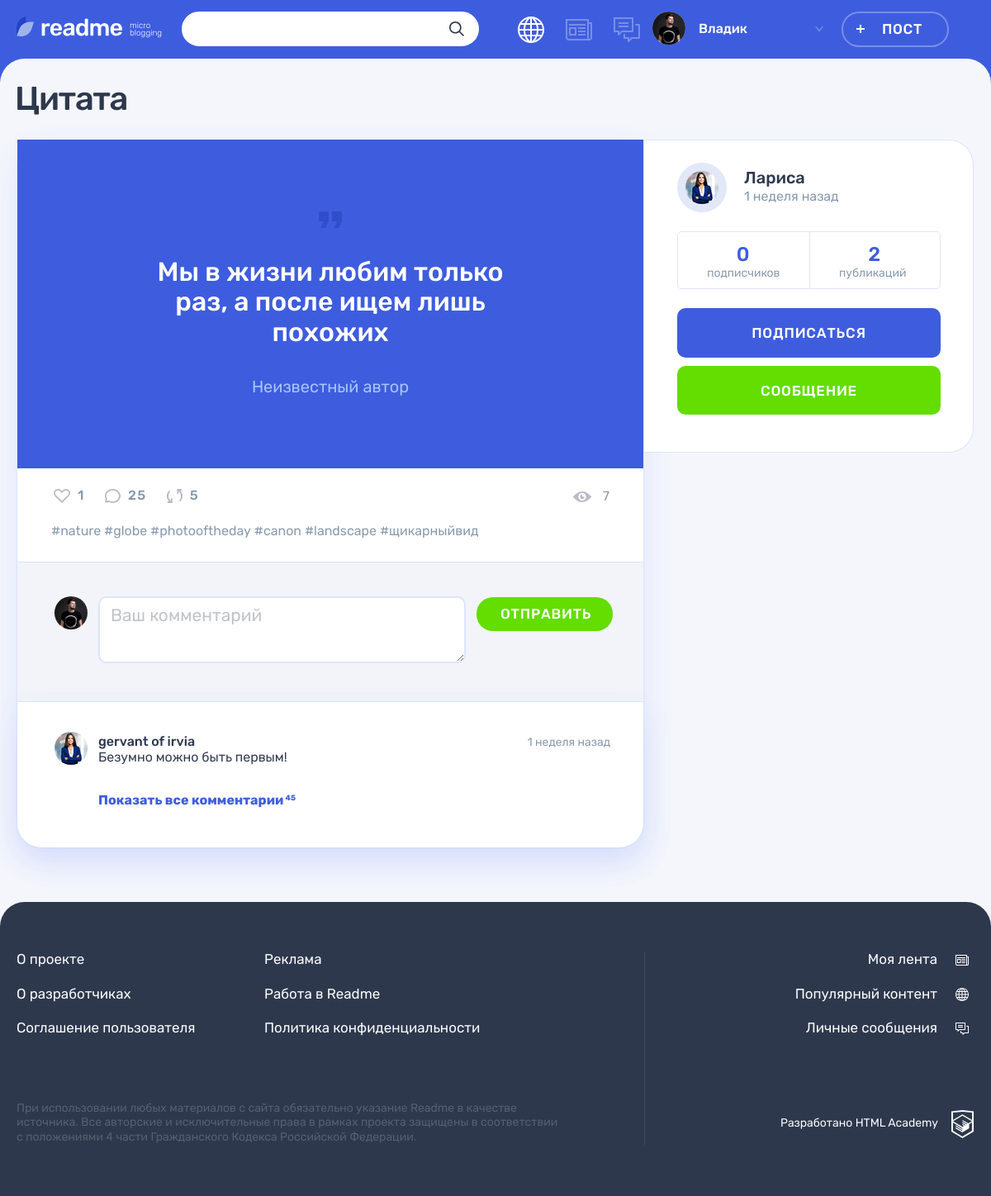
The page /post.php?id=1 (signed in) on the database its author committed.
### tables this page shows
CREATE TABLE posts (
                     id INT AUTO_INCREMENT PRIMARY KEY,
                     title VARCHAR(128) NOT NULL,
                     text TEXT DEFAULT NULL,
                     quote_auth VARCHAR(128) DEFAULT NULL,
                     img TEXT DEFAULT NULL,
                     video TEXT DEFAULT NULL,
                     link TEXT DEFAULT NULL,
                     views INT DEFAULT 0,
                     original_id INT DEFAULT NULL,
                     user_id INT NOT NULL,
                     content_type_id INT NOT NULL,
                     dt_add TIMESTAMP DEFAULT CURRENT_TIMESTAMP,
                     FOREIGN KEY (content_type_id) REFERENCES content_type(id),
                     FOREIGN KEY (user_id) REFERENCES users (id),
                     FOREIGN KEY (original_id) REFERENCES posts (id)
);

CREATE TABLE comments (
                        id INT AUTO_INCREMENT PRIMARY KEY,
                        dt_add TIMESTAMP DEFAULT CURRENT_TIMESTAMP,
                        content TEXT NOT NULL,
                        user_id INT NOT NULL,
                        FOREIGN KEY (user_id) REFERENCES users (id),
                        post_id INT NOT NULL,
                        FOREIGN KEY (post_id) REFERENCES posts (id)
);

CREATE TABLE users (
                     id INT AUTO_INCREMENT PRIMARY KEY,
                     email VARCHAR(320) NOT NULL,
                     password CHAR(64) NOT NULL,
                     login VARCHAR(320) NOT NULL,
                     dt_add TIMESTAMP DEFAULT CURRENT_TIMESTAMP,
                     avatar TEXT DEFAULT NULL,
                     UNIQUE INDEX UI_email (email),
                     UNIQUE INDEX UI_login (login)
);

### helpers.php (called while the page is built, shortened)
<?php
function get_noun_plural_form(int $number, string $one, string $two, string $many): string
{
    $number = (int)$number;
    $mod10 = $number % 10;
    $mod100 = $number % 100;
    switch (true) {
        case ($mod10 === 1):
            return $one;
    }
}
function include_template($name, array $data = [])
{
    $name = 'templates/' . $name;
    extract($data);
    require $name;
    $result = ob_get_clean();
    return $result;
}

### functions.php (called while the page is built, shortened)
<?php
require_once 'helpers.php';
function show_past_time($time): string
{
    $post_date = strtotime($time);
    $cur_date = strtotime('now');
    $diff = $cur_date - $post_date;
    if ($diff < SECONDS_IN_HOUR) {
        $divider = SECONDS_IN_MIN;
        $form = ['минута', 'минуты', 'минут'];
    } else if ($diff < SECONDS_IN_DAY) {
        $divider = SECONDS_IN_HOUR;
        $form = ['час', 'часа', 'часов'];
    } else if ($diff < SECONDS_IN_WEEK) {
        $divider = SECONDS_IN_DAY;
        $form = ['день', 'дня', 'дней'];
    } else if ($diff < SECONDS_IN_MONTH) {
        $divider = SECONDS_IN_WEEK;
        $form = ['неделя', 'недели', 'недель'];
    } else {
        $divider = SECONDS_IN_MONTH;
        $form = ['месяц', 'месяца', 'месяцев'];
    }
    $diff /= $divider;
    $diff = floor($diff);
    return $diff . ' ' . get_noun_plural_form($diff, $form[0], $form[1], $form[2]) . ' назад';
}
function getPostVal($name): ?string
{
    return $_POST[$name] ?? "";
}
function get_user ($db_connection, $user_id): array
{
    $sql = 'SELECT id, login, avatar, dt_add' .
        ' FROM users u' .
        ' WHERE id = ?;';
    $stmt = mysqli_prepare($db_connection, $sql);
    mysqli_stmt_bind_param($stmt, 'i', $user_id);
    mysqli_stmt_execute($stmt);
    $result = mysqli_stmt_get_result($stmt);
    return mysqli_fetch_assoc($result);
}
function get_user_info ($db_connection, $user_id): array
{
    $sql = 'SELECT (SELECT COUNT(p.id)' .
        ' FROM posts p' .
        ' WHERE p.user_id = u.id)' .
        ' AS posts_count,' .
        '(SELECT COUNT(follower_id)' .
        ' FROM subscribes s' .
        ' WHERE s.follow_id = u.id)' .
        ' AS subscribers_count' .
        ' FROM posts p' .
        ' JOIN users u ON p.user_id = u.id' .
        ' WHERE u.id = ?' .
        ' GROUP BY posts_count, subscribers_count;';
    $stmt = mysqli_prepare($db_connection, $sql);
    mysqli_stmt_bind_param($stmt, 'i', $user_id);
    mysqli_stmt_execute($stmt);
    $result = mysqli_stmt_get_result($stmt);
    return mysqli_fetch_assoc($result);
}

### templates/post_templates/post-window.php (the view, shortened to what this page needs)
<main class="page__main page__main--publication">
    <div class="container">
        <h1 class="page__title page__title--publication"><?= htmlspecialchars($post['title']) ?></h1>
        <section class="post-details">
            <div class="post-details__wrapper post-photo">
                <div class="post-details__main-block post post--details">
                    <?php switch ($post['type']) {
                        case 'quote':
                            echo include_template('post_templates/post_window_types/post-quote.php', ['post' => $post]);
                            break;
                    }
                    ?>
                    <div class="post__indicators">
                        <div class="post__buttons">
                            <a class="post__indicator post__indicator--likes button" href="likes.php?id=<?= $post['id'] ?>" title="Лайк">
                                <svg class="post__indicator-icon" width="20" height="17">
                                    <use xlink:href="#icon-heart"></use>
                                </svg>
                                <span><?= $post['likes'] ?></span>
                            </a>
                            <a class="post__indicator post__indicator--comments button" href="#" title="Комментарии">
                                <svg class="post__indicator-icon" width="19" height="17">
                                    <use xlink:href="#icon-comment"></use>
                                </svg>
                                <span>25</span>
                            </a>
                            <a class="post__indicator post__indicator--repost button" href="#" title="Репост">
                                <svg class="post__indicator-icon" width="19" height="17">
                                    <use xlink:href="#icon-repost"></use>
                                </svg>
                                <span>5</span>
                            </a>
                        </div>
                        <span class="post__view"><?= $post['views'] ?></span>
                    </div>
                    <ul class="post__tags">
                        <li><a href="#">#nature</a></li>
                        <li><a href="#">#globe</a></li>
                        <li><a href="#">#photooftheday</a></li>
                        <li><a href="#">#canon</a></li>
                        <li><a href="#">#landscape</a></li>
                        <li><a href="#">#щикарныйвид</a></li>
                    </ul>
                    <div class="comments">
                        <form class="comments__form form" action="post.php?id=<?= $post['id'] ?>" method="post">
                            <div class="comments__my-avatar">
                                <img class="comments__picture" src="img/userpic-medium.jpg" alt="Аватар пользователя">
                            </div>
                            <?php $classname = isset($validation_errors['comment']) ? '--error' : ''; ?>
                            <div class="form__input-section form__input-section<?= $classname ?>">
                                <textarea class="comments__textarea form__textarea form__input" name="comment" value="<?= getPostVal('text')?>" placeholder="Ваш комментарий"></textarea>
                            </div>
                            <button class="comments__submit button button--green" type="submit">Отправить</button>
                        </form>
                        <div class="comments__list-wrapper">
                            <ul class="comments__list">
                                <?php foreach ($comments as $comment): ?>
                                <li class="comments__item user">
                                    <div class="comments__avatar">
                                        <a class="user__avatar-link" href="#">
                                            <img class="comments__picture" src="img/userpic-larisa.jpg" alt="Аватар пользователя">
                                        </a>
                                    </div>
                                    <div class="comments__info">
                                        <div class="comments__name-wrapper">
                                            <a class="comments__user-name" href="#">
                                                <span><?= $comment['login'] ?></span>
                                            </a>
                                            <time class="comments__time" datetime="2019-03-20"><?= show_past_time($comment['dt_add']) ?></time>
                                        </div>
                                        <p class="comments__text">
                                            <?= $comment['content'] ?>
                                        </p>
                                    </div>
                                </li>
                                <?php endforeach; ?>
                            </ul>
                            <a class="comments__more-link" href="#">
                                <span>Показать все комментарии</span>
                                <sup class="comments__amount">45</sup>
                            </a>
                        </div>
                    </div>
                </div>
                <div class="post-details__user user">
                    <div class="post-details__user-info user__info">
                        <div class="post-details__avatar user__avatar">
                            <a class="post-details__avatar-link user__avatar-link" href="#">
                                <img class="post-details__picture user__picture" src="img/<?= $this_user['avatar'] ?>" alt="Аватар пользователя">
                            </a>
                        </div>
                        <div class="post-details__name-wrapper user__name-wrapper">
                            <a class="post-details__name user__name" href="users_profile.php?id=<?= $this_user['id'] ?>">
                                <span><?= $this_user['login'] ?></span>
                            </a>
                            <time class="post-details__time user__time" datetime="2014-03-20"><?= show_past_time($this_user['dt_add']) ?></time>
                        </div>
                    </div>
                    <div class="post-details__rating user__rating">
                        <p class="post-details__rating-item user__rating-item user__rating-item--subscribers">
                            <span class="post-details__rating-amount user__rating-amount"><?= $user_info['subscribers_count'] ?></span>
                            <span class="post-details__rating-text user__rating-text">подписчиков</span>
                        </p>
                        <p class="post-details__rating-item user__rating-item user__rating-item--publications">
                            <span class="post-details__rating-amount user__rating-amount"><?= $user_info['posts_count'] ?></span>
                            <span class="post-details__rating-text user__rating-text">публикаций</span>
                        </p>
                    </div>
                    <div class="post-details__user-buttons user__buttons">
                        <?php
                        if ($is_subscribe) {
                            $button['class'] = 'button--main';
                            $button['name'] = 'Подписаться';
                            $button['subscription'] = 'subscribe';
                        } else {
                            $button['class'] = 'button--quartz';
                            $button['name'] = 'Отписаться';
                            $button['subscription'] = 'unsubscribe';
                        }
                        ?>
                        <a href="<?= $button['subscription'] ?>.php?id=<?= $this_user['id'] ?>"
                           class="profile__user-button user__button user__button--subscription button <?= $button['class'] ?>"><?= $button['name'] ?></a>
                        <a class="user__button user__button--writing button button--green" href="#">Сообщение</a>
                    </div>
                </div>
            </div>
        </section>
    </div>
</main>

### templates/post_templates/post_window_types/post-quote.php
<div class="post-details__image-wrapper post-quote">
    <div class="post__main">
        <blockquote>
            <p>
                <?= htmlspecialchars($post['text']) ?>
            </p>
            <cite><?= htmlspecialchars($post['quote_auth']) ?></cite>
        </blockquote>
    </div>
</div>

### rows shown on the page
posts: title "Цитата", text "Мы в жизни любим только раз, а после ищем лишь похожих", quote_auth "Неизвестный автор", views "7"
comments: user.login "gervant of irvia", dt_add "1 неделя назад", content "Безумно можно быть первым!"
users: avatar (picture), login "Лариса", dt_add "1 неделя назад"

### other values the page prints
$user['user'] "Владик"
$post['likes'] "1"
$user_info['subscribers_count'] "0"
$user_info['posts_count'] "2"
$button['name'] "ПОДПИСАТЬСЯ"
